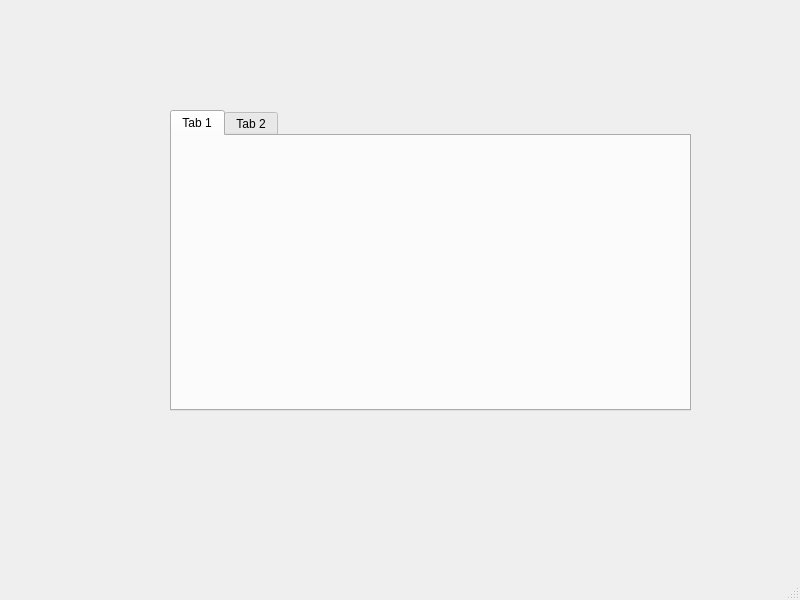
<?xml version="1.0" encoding="UTF-8"?>
<ui version="4.0">
 <class>MainWindow2</class>
 <widget class="QMainWindow" name="MainWindow2">
  <property name="geometry">
   <rect>
    <x>0</x>
    <y>0</y>
    <width>800</width>
    <height>600</height>
   </rect>
  </property>
  <property name="windowTitle">
   <string>MainWindow</string>
  </property>
  <widget class="QWidget" name="centralwidget">
   <widget class="QTabWidget" name="tabWidget">
    <property name="geometry">
     <rect>
      <x>170</x>
      <y>110</y>
      <width>521</width>
      <height>301</height>
     </rect>
    </property>
    <widget class="QWidget" name="tab">
     <attribute name="title">
      <string>Tab 1</string>
     </attribute>
    </widget>
    <widget class="QWidget" name="tab_2">
     <attribute name="title">
      <string>Tab 2</string>
     </attribute>
    </widget>
   </widget>
  </widget>
  <widget class="QMenuBar" name="menubar">
   <property name="geometry">
    <rect>
     <x>0</x>
     <y>0</y>
     <width>800</width>
     <height>21</height>
    </rect>
   </property>
  </widget>
  <widget class="QStatusBar" name="statusbar"/>
 </widget>
 <resources/>
 <connections/>
</ui>
